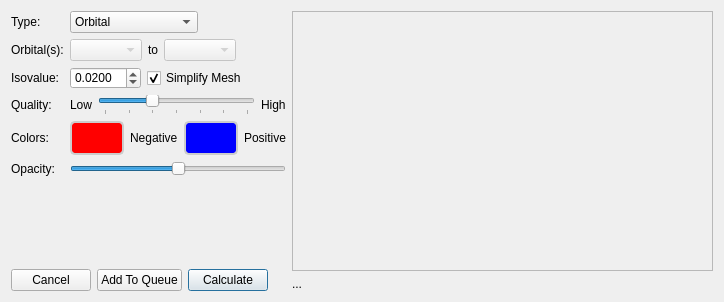
<?xml version="1.0" encoding="UTF-8"?>
<ui version="4.0">
 <class>OrbitalsConfigurator</class>
 <widget class="QDialog" name="OrbitalsConfigurator">
  <property name="geometry">
   <rect>
    <x>0</x>
    <y>0</y>
    <width>724</width>
    <height>302</height>
   </rect>
  </property>
  <property name="sizePolicy">
   <sizepolicy hsizetype="Expanding" vsizetype="Expanding">
    <horstretch>0</horstretch>
    <verstretch>0</verstretch>
   </sizepolicy>
  </property>
  <property name="windowTitle">
   <string>Add Surface</string>
  </property>
  <property name="styleSheet">
   <string>QToolButton {
   color: #333;
   background-color: #666;
   border-width: 2px;
   border-color: #CCC;
   border-style: solid;
   border-radius: 5;
   padding: 0px;
   min-width: 50px;
   max-width: 50px;
   min-height: 30px;
   max-height: 30px;
}

QToolButton:pressed {
   border-color: #222;
}
</string>
  </property>
  <layout class="QHBoxLayout" name="horizontalLayout_5" stretch="1,2">
   <item>
    <layout class="QGridLayout" name="gridLayout_2">
     <item row="1" column="0">
      <widget class="QLabel" name="orbitalLabel">
       <property name="enabled">
        <bool>true</bool>
       </property>
       <property name="text">
        <string>Orbital(s):</string>
       </property>
      </widget>
     </item>
     <item row="4" column="1">
      <layout class="QHBoxLayout" name="horizontalLayout_4">
       <item>
        <widget class="QToolButton" name="negativeColorButton">
         <property name="styleSheet">
          <string notr="true">QToolButton {
   background-color: rgb(255, 0, 0);
}</string>
         </property>
         <property name="text">
          <string/>
         </property>
         <property name="iconSize">
          <size>
           <width>32</width>
           <height>16</height>
          </size>
         </property>
        </widget>
       </item>
       <item>
        <widget class="QLabel" name="negativeLabel">
         <property name="text">
          <string>Negative</string>
         </property>
        </widget>
       </item>
       <item>
        <widget class="QToolButton" name="positiveColorButton">
         <property name="styleSheet">
          <string notr="true">QToolButton {
   background-color: rgb(0, 0, 255);
}</string>
         </property>
         <property name="text">
          <string/>
         </property>
         <property name="iconSize">
          <size>
           <width>32</width>
           <height>16</height>
          </size>
         </property>
        </widget>
       </item>
       <item>
        <widget class="QLabel" name="label_9">
         <property name="text">
          <string>Positive</string>
         </property>
        </widget>
       </item>
       <item>
        <spacer name="horizontalSpacer_10">
         <property name="orientation">
          <enum>Qt::Horizontal</enum>
         </property>
         <property name="sizeType">
          <enum>QSizePolicy::Expanding</enum>
         </property>
         <property name="sizeHint" stdset="0">
          <size>
           <width>1</width>
           <height>20</height>
          </size>
         </property>
        </spacer>
       </item>
      </layout>
     </item>
     <item row="0" column="1">
      <layout class="QHBoxLayout" name="horizontalLayout">
       <item>
        <widget class="QComboBox" name="surfaceType">
         <item>
          <property name="text">
           <string>Orbital</string>
          </property>
         </item>
         <item>
          <property name="text">
           <string>Density</string>
          </property>
         </item>
         <item>
          <property name="text">
           <string>Spin Density</string>
          </property>
         </item>
         <item>
          <property name="text">
           <string>Spin-Only Density</string>
          </property>
         </item>
        </widget>
       </item>
       <item>
        <spacer name="horizontalSpacer">
         <property name="orientation">
          <enum>Qt::Horizontal</enum>
         </property>
         <property name="sizeHint" stdset="0">
          <size>
           <width>1</width>
           <height>20</height>
          </size>
         </property>
        </spacer>
       </item>
      </layout>
     </item>
     <item row="0" column="0">
      <widget class="QLabel" name="label_7">
       <property name="sizePolicy">
        <sizepolicy hsizetype="Preferred" vsizetype="Preferred">
         <horstretch>0</horstretch>
         <verstretch>0</verstretch>
        </sizepolicy>
       </property>
       <property name="text">
        <string>Type:</string>
       </property>
      </widget>
     </item>
     <item row="2" column="0">
      <widget class="QLabel" name="label_3">
       <property name="text">
        <string>Isovalue:</string>
       </property>
      </widget>
     </item>
     <item row="5" column="0">
      <widget class="QLabel" name="label">
       <property name="text">
        <string>Opacity:</string>
       </property>
      </widget>
     </item>
     <item row="3" column="0">
      <widget class="QLabel" name="label_4">
       <property name="text">
        <string>Quality:</string>
       </property>
      </widget>
     </item>
     <item row="4" column="0">
      <widget class="QLabel" name="label_12">
       <property name="text">
        <string>Colors: </string>
       </property>
      </widget>
     </item>
     <item row="2" column="1">
      <layout class="QHBoxLayout" name="horizontalLayout_3">
       <item>
        <widget class="QDoubleSpinBox" name="isovalue">
         <property name="decimals">
          <number>4</number>
         </property>
         <property name="minimum">
          <double>0.000400000000000</double>
         </property>
         <property name="maximum">
          <double>99.998999999999995</double>
         </property>
         <property name="singleStep">
          <double>0.001000000000000</double>
         </property>
         <property name="value">
          <double>0.020000000000000</double>
         </property>
        </widget>
       </item>
       <item>
        <widget class="QCheckBox" name="simplifyMeshCheckBox">
         <property name="text">
          <string>Simplify Mesh</string>
         </property>
         <property name="checked">
          <bool>true</bool>
         </property>
        </widget>
       </item>
       <item>
        <spacer name="horizontalSpacer_4">
         <property name="orientation">
          <enum>Qt::Horizontal</enum>
         </property>
         <property name="sizeHint" stdset="0">
          <size>
           <width>1</width>
           <height>20</height>
          </size>
         </property>
        </spacer>
       </item>
      </layout>
     </item>
     <item row="3" column="1">
      <layout class="QHBoxLayout" name="horizontalLayout_6">
       <item>
        <widget class="QLabel" name="label_5">
         <property name="text">
          <string>Low</string>
         </property>
        </widget>
       </item>
       <item>
        <widget class="QSlider" name="quality">
         <property name="sizePolicy">
          <sizepolicy hsizetype="Expanding" vsizetype="Maximum">
           <horstretch>0</horstretch>
           <verstretch>0</verstretch>
          </sizepolicy>
         </property>
         <property name="minimum">
          <number>1</number>
         </property>
         <property name="maximum">
          <number>7</number>
         </property>
         <property name="singleStep">
          <number>1</number>
         </property>
         <property name="pageStep">
          <number>1</number>
         </property>
         <property name="value">
          <number>3</number>
         </property>
         <property name="orientation">
          <enum>Qt::Horizontal</enum>
         </property>
         <property name="tickPosition">
          <enum>QSlider::TicksBelow</enum>
         </property>
         <property name="tickInterval">
          <number>1</number>
         </property>
        </widget>
       </item>
       <item>
        <widget class="QLabel" name="label_6">
         <property name="text">
          <string>High</string>
         </property>
        </widget>
       </item>
      </layout>
     </item>
     <item row="6" column="1">
      <spacer name="verticalSpacer">
       <property name="orientation">
        <enum>Qt::Vertical</enum>
       </property>
       <property name="sizeHint" stdset="0">
        <size>
         <width>20</width>
         <height>1</height>
        </size>
       </property>
      </spacer>
     </item>
     <item row="1" column="1">
      <layout class="QHBoxLayout" name="horizontalLayout_2">
       <item>
        <widget class="QComboBox" name="orbitalRangeMin">
         <property name="enabled">
          <bool>false</bool>
         </property>
        </widget>
       </item>
       <item>
        <widget class="QLabel" name="label_10">
         <property name="text">
          <string>to</string>
         </property>
        </widget>
       </item>
       <item>
        <widget class="QComboBox" name="orbitalRangeMax">
         <property name="enabled">
          <bool>false</bool>
         </property>
        </widget>
       </item>
       <item>
        <spacer name="horizontalSpacer_2">
         <property name="orientation">
          <enum>Qt::Horizontal</enum>
         </property>
         <property name="sizeType">
          <enum>QSizePolicy::Expanding</enum>
         </property>
         <property name="sizeHint" stdset="0">
          <size>
           <width>1</width>
           <height>20</height>
          </size>
         </property>
        </spacer>
       </item>
      </layout>
     </item>
     <item row="7" column="0" colspan="2">
      <layout class="QHBoxLayout" name="horizontalLayout_8">
       <item>
        <widget class="QPushButton" name="cancelButton">
         <property name="text">
          <string>Cancel</string>
         </property>
         <property name="autoDefault">
          <bool>false</bool>
         </property>
        </widget>
       </item>
       <item>
        <widget class="QPushButton" name="addToQueueButton">
         <property name="text">
          <string>Add To Queue</string>
         </property>
         <property name="default">
          <bool>false</bool>
         </property>
        </widget>
       </item>
       <item>
        <widget class="QPushButton" name="calculateButton">
         <property name="text">
          <string>Calculate</string>
         </property>
         <property name="default">
          <bool>true</bool>
         </property>
        </widget>
       </item>
       <item>
        <spacer name="horizontalSpacer_6">
         <property name="orientation">
          <enum>Qt::Horizontal</enum>
         </property>
         <property name="sizeHint" stdset="0">
          <size>
           <width>1</width>
           <height>20</height>
          </size>
         </property>
        </spacer>
       </item>
      </layout>
     </item>
     <item row="5" column="1">
      <layout class="QHBoxLayout" name="horizontalLayout_7">
       <item>
        <widget class="QSlider" name="opacity">
         <property name="sizePolicy">
          <sizepolicy hsizetype="Expanding" vsizetype="Maximum">
           <horstretch>0</horstretch>
           <verstretch>0</verstretch>
          </sizepolicy>
         </property>
         <property name="minimumSize">
          <size>
           <width>78</width>
           <height>0</height>
          </size>
         </property>
         <property name="maximum">
          <number>100</number>
         </property>
         <property name="value">
          <number>50</number>
         </property>
         <property name="orientation">
          <enum>Qt::Horizontal</enum>
         </property>
        </widget>
       </item>
      </layout>
     </item>
    </layout>
   </item>
   <item>
    <layout class="QVBoxLayout" name="verticalLayout">
     <item>
      <widget class="QFrame" name="energyFrame">
       <property name="sizePolicy">
        <sizepolicy hsizetype="Expanding" vsizetype="Preferred">
         <horstretch>0</horstretch>
         <verstretch>0</verstretch>
        </sizepolicy>
       </property>
       <property name="frameShape">
        <enum>QFrame::StyledPanel</enum>
       </property>
       <property name="frameShadow">
        <enum>QFrame::Raised</enum>
       </property>
      </widget>
     </item>
     <item>
      <widget class="QLabel" name="energyLabel">
       <property name="sizePolicy">
        <sizepolicy hsizetype="Preferred" vsizetype="Fixed">
         <horstretch>0</horstretch>
         <verstretch>0</verstretch>
        </sizepolicy>
       </property>
       <property name="minimumSize">
        <size>
         <width>0</width>
         <height>0</height>
        </size>
       </property>
       <property name="text">
        <string>...</string>
       </property>
      </widget>
     </item>
    </layout>
   </item>
  </layout>
 </widget>
 <resources>
  <include location="../Main/IQmol.qrc"/>
 </resources>
 <connections/>
</ui>
